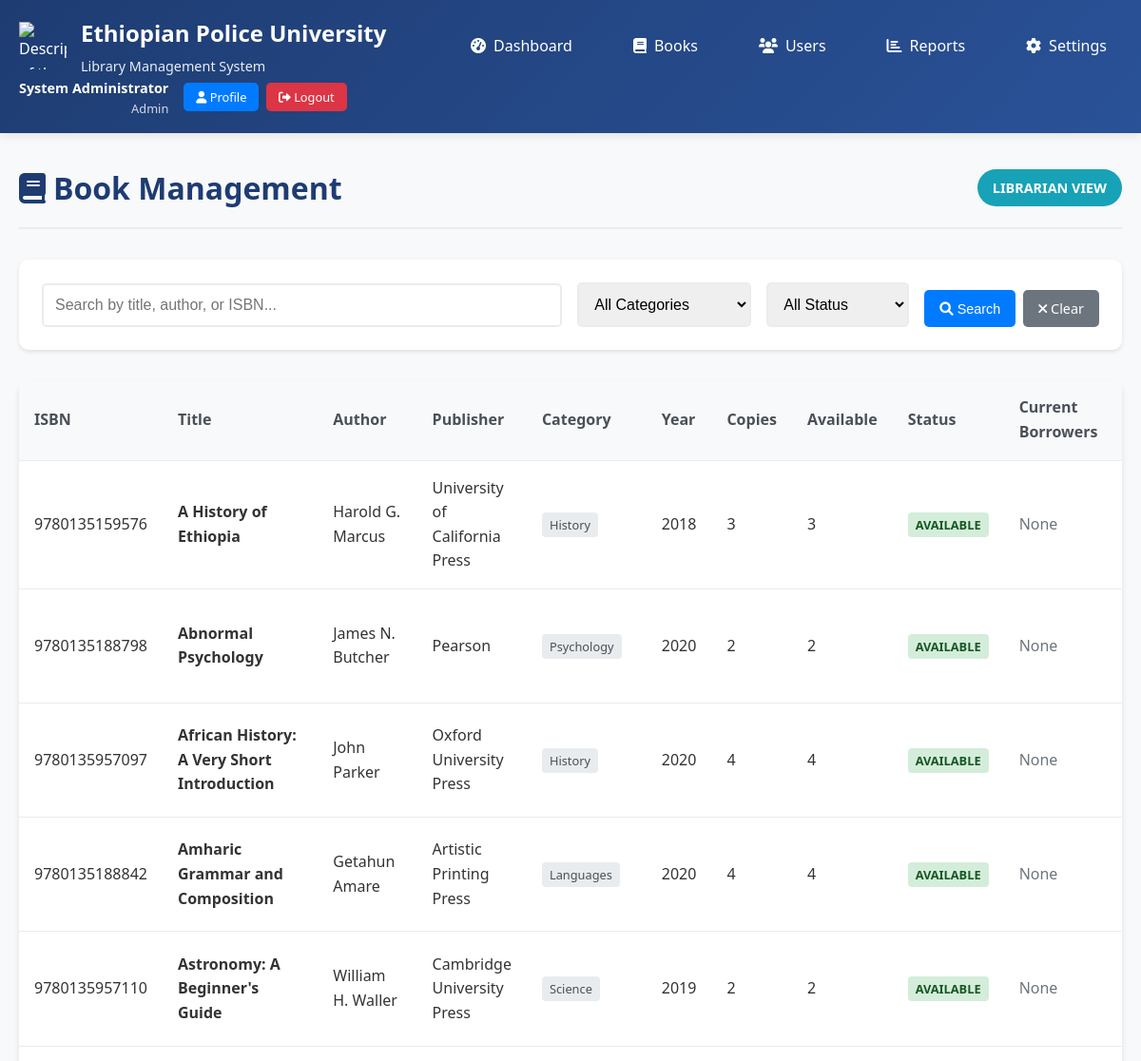
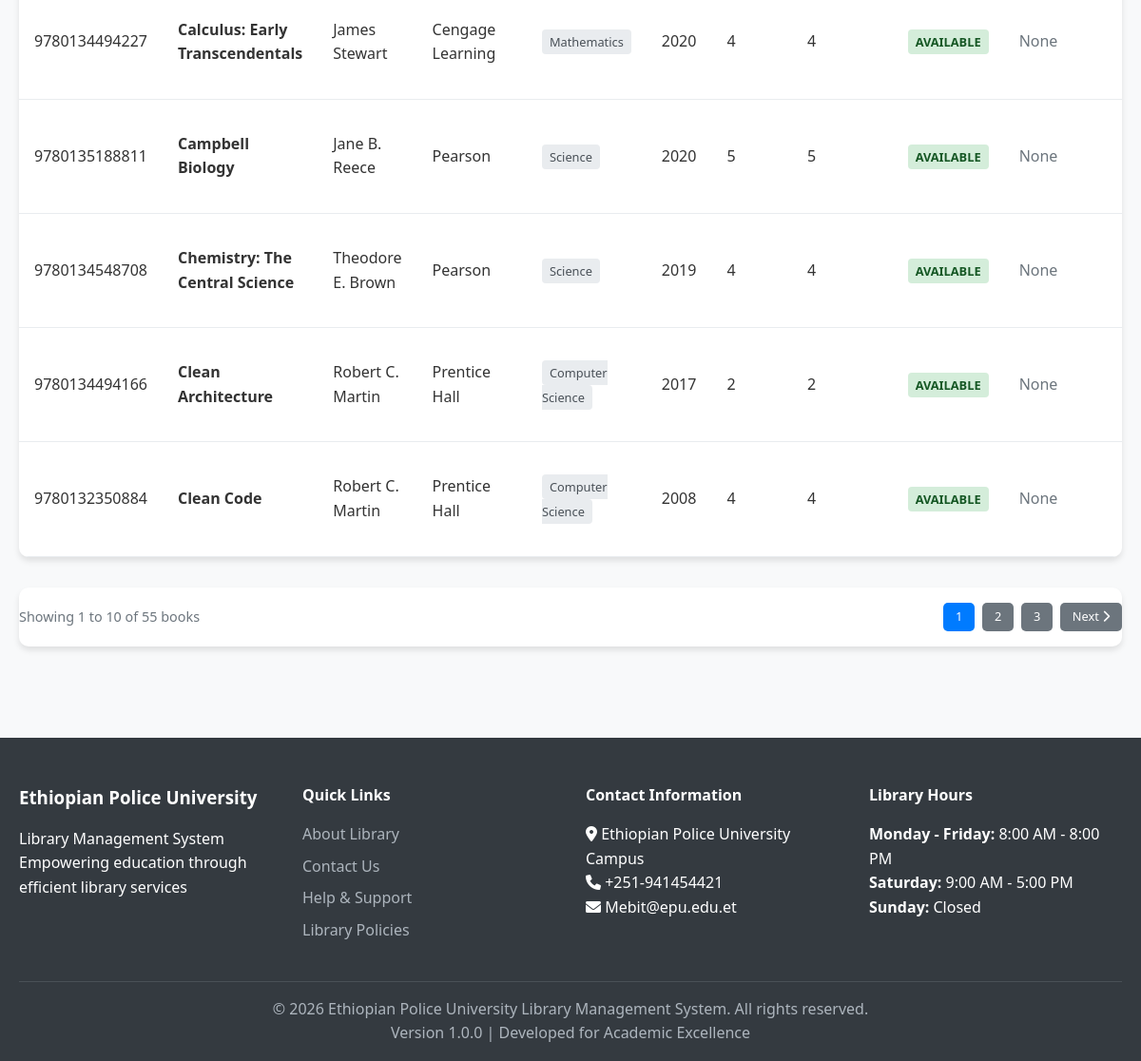
Page /books.php (signed in) on the committed database (2 pictures, top to bottom).
### tables this page shows
CREATE TABLE books (
    book_id INT PRIMARY KEY AUTO_INCREMENT,
    isbn VARCHAR(13) UNIQUE NOT NULL,
    title VARCHAR(200) NOT NULL,
    author VARCHAR(100) NOT NULL,
    publisher VARCHAR(100) NOT NULL,
    category_id INT NOT NULL,
    publication_year YEAR,
    total_copies INT DEFAULT 1,
    available_copies INT DEFAULT 1,
    status ENUM('available', 'borrowed', 'maintenance') DEFAULT 'available',
    created_at TIMESTAMP DEFAULT CURRENT_TIMESTAMP,
    updated_at TIMESTAMP DEFAULT CURRENT_TIMESTAMP ON UPDATE CURRENT_TIMESTAMP,
    FOREIGN KEY (category_id) REFERENCES categories(category_id) ON DELETE RESTRICT,
    INDEX idx_isbn (isbn),
    INDEX idx_title (title),
    INDEX idx_author (author),
    INDEX idx_category (category_id),
    INDEX idx_status (status)
);

CREATE TABLE categories (
    category_id INT PRIMARY KEY AUTO_INCREMENT,
    category_name VARCHAR(50) UNIQUE NOT NULL,
    description TEXT,
    created_at TIMESTAMP DEFAULT CURRENT_TIMESTAMP,
    updated_at TIMESTAMP DEFAULT CURRENT_TIMESTAMP ON UPDATE CURRENT_TIMESTAMP
);

### config.php (called while the page is built, shortened)
<?php
function get_db_connection() {
    static $pdo = null;
    if ($pdo === null) {
        try {
            $dsn = "mysql:host=" . DB_HOST . ";dbname=" . DB_NAME . ";charset=" . DB_CHARSET;
            $options = [
                PDO::ATTR_ERRMODE => PDO::ERRMODE_EXCEPTION,
                PDO::ATTR_DEFAULT_FETCH_MODE => PDO::FETCH_ASSOC,
                PDO::ATTR_EMULATE_PREPARES => false,
                PDO::MYSQL_ATTR_INIT_COMMAND => "SET NAMES " . DB_CHARSET
            ];
            $pdo = new PDO($dsn, DB_USER, DB_PASS, $options);
        } catch (PDOException $e) {
            error_log("Database connection failed: " . $e->getMessage());
            die("Database connection failed. Please try again later.");
        }
    }
    return $pdo;
}
function execute_query($sql, $params = []) {
    try {
        $pdo = get_db_connection();
        $stmt = $pdo->prepare($sql);
        $stmt->execute($params);
        return $stmt;
    } catch (PDOException $e) {
        error_log("Query execution failed: " . $e->getMessage());
        throw new Exception("Database operation failed");
    }
}
function sanitize_input($data) {
    $data = trim($data);
    $data = stripslashes($data);
    $data = htmlspecialchars($data, ENT_QUOTES, 'UTF-8');
    return $data;
}
?>

### books.php (the view, shortened to what this page needs)
<?php
require_once '../includes/config.php';
$search = sanitize_input($_GET['search'] ?? '');
$category_filter = (int)($_GET['category'] ?? 0);
$status_filter = sanitize_input($_GET['status'] ?? '');
$page = max(1, (int)($_GET['page'] ?? 1));
$per_page = 10;
$offset = ($page - 1) * $per_page;
$where_conditions = [];
$params = [];
$where_clause = !empty($where_conditions) ? 'WHERE ' . implode(' AND ', $where_conditions) : '';
$count_sql = "SELECT COUNT(*) as total FROM books b $where_clause";
$count_result = execute_query($count_sql, $params);
$total_books = $count_result->fetch()['total'];
$total_pages = ceil($total_books / $per_page);
$sql = "SELECT b.*, c.category_name,
               (SELECT COUNT(*) FROM borrow_records br WHERE br.book_id = b.book_id AND br.return_date IS NULL) as currently_borrowed,
               (SELECT GROUP_CONCAT(CONCAT(u.full_name, ' (', u.id_number, ')') SEPARATOR ', ')
                FROM borrow_records br
                JOIN users u ON br.user_id = u.user_id
                WHERE br.book_id = b.book_id AND br.return_date IS NULL) as borrower_info
        FROM books b
        JOIN categories c ON b.category_id = c.category_id
        $where_clause
        ORDER BY b.title ASC
        LIMIT $per_page OFFSET $offset";
$books_result = execute_query($sql, $params);
$books = $books_result->fetchAll();
include '../includes/header.php';
?>
<div class="container">
    <div class="page-header">
        <h1><i class="fas fa-book"></i> Book Management</h1>
        <div class="header-info">
            <span class="role-badge">Librarian View</span>
        </div>
    </div>
    <div class="search-section">
        <form method="GET" class="search-form">
            <div class="search-row">
                <div class="search-input-group">
                    <input type="text" name="search" placeholder="Search by title, author, or ISBN..."
                           value="<?php echo htmlspecialchars($search); ?>" class="form-control">
                </div>
                <div class="filter-group">
                    <select name="category" class="form-control">
                        <option value="">All Categories</option>
                    </select>
                </div>
                <div class="filter-group">
                    <select name="status" class="form-control">
                        <option value="">All Status</option>
                    </select>
                </div>
                <div class="search-buttons">
                    <button type="submit" class="btn btn-primary">
                        <i class="fas fa-search"></i> Search
                    </button>
                    <a href="books.php" class="btn btn-secondary">
                        <i class="fas fa-times"></i> Clear
                    </a>
                </div>
            </div>
        </form>
    </div>
    <div class="table-container">
        <table class="table">
            <thead>
                <tr>
                    <th>ISBN</th>
                    <th>Title</th>
                    <th>Author</th>
                    <th>Publisher</th>
                    <th>Category</th>
                    <th>Year</th>
                    <th>Copies</th>
                    <th>Available</th>
                    <th>Status</th>
                    <th>Current Borrowers</th>
                    <th>Actions</th>
                </tr>
            </thead>
            <tbody>
                <?php if (empty($books)): ?>
                    <tr>
                        <td colspan="11" class="text-center">
                            <i class="fas fa-book-open"></i>
                            No books found. <?php echo !empty($search) || $category_filter > 0 || !empty($status_filter) ? 'Try adjusting your search criteria.' : 'No books available.'; ?>
                        </td>
                    </tr>
                <?php else: ?>
                    <?php foreach ($books as $book): ?>
                        <tr>
                            <td><?php echo htmlspecialchars($book['isbn']); ?></td>
                            <td>
                                <strong><?php echo htmlspecialchars($book['title']); ?></strong>
                            </td>
                            <td><?php echo htmlspecialchars($book['author']); ?></td>
                            <td><?php echo htmlspecialchars($book['publisher']); ?></td>
                            <td>
                                <span class="category-badge">
                                    <?php echo htmlspecialchars($book['category_name']); ?>
                                </span>
                            </td>
                            <td><?php echo $book['publication_year']; ?></td>
                            <td><?php echo $book['total_copies']; ?></td>
                            <td><?php echo $book['available_copies']; ?></td>
                            <td>
                                <?php if ($book['status'] === 'available'): ?>
                                    <span class="status-badge status-available">Available</span>
                                <?php elseif ($book['status'] === 'borrowed'): ?>
                                    <span class="status-badge status-borrowed">Borrowed</span>
                                <?php else: ?>
                                    <span class="status-badge status-maintenance">Maintenance</span>
                                <?php endif; ?>
                            </td>
                            <td>
                                <?php if ($book['borrower_info']): ?>
                                    <small class="borrower-info">
                                        <?php echo htmlspecialchars($book['borrower_info']); ?>
                                    </small>
                                <?php else: ?>
                                    <span class="text-muted">None</span>
                                <?php endif; ?>
                            </td>
                            <td>
                            </td>
                        </tr>
                    <?php endforeach; ?>
                <?php endif; ?>
            </tbody>
        </table>
    </div>
    <?php if ($total_pages > 1): ?>
        <div class="pagination-container">
            <div class="pagination-info">
                Showing <?php echo $offset + 1; ?> to <?php echo min($offset + $per_page, $total_books); ?>
                of <?php echo $total_books; ?> books
            </div>
            <div class="pagination">
                <?php for ($i = max(1, $page - 2); $i <= min($total_pages, $page + 2); $i++): ?>
                    <a href="?page=<?php echo $i; ?>&search=<?php echo urlencode($search); ?>&category=<?php echo $category_filter; ?>&status=<?php echo urlencode($status_filter); ?>"
                       class="btn btn-sm <?php echo $i == $page ? 'btn-primary' : 'btn-secondary'; ?>">
                        <?php echo $i; ?>
                    </a>
                <?php endfor; ?>
                <?php if ($page < $total_pages): ?>
                    <a href="?page=<?php echo $page + 1; ?>&search=<?php echo urlencode($search); ?>&category=<?php echo $category_filter; ?>&status=<?php echo urlencode($status_filter); ?>"
                       class="btn btn-sm btn-secondary">
                        Next <i class="fas fa-chevron-right"></i>
                    </a>
                <?php endif; ?>
            </div>
        </div>
    <?php endif; ?>
</div>
<?php include '../includes/footer.php'; ?>

### rows in the picture
books: isbn "9780135159576", title "A History of Ethiopia", author "Harold G. Marcus", publisher "University of California Press", category.category_name "History", publication_year "2018", total_copies "3", available_copies "3", status "AVAILABLE"
books: isbn "9780135188798", title "Abnormal Psychology", author "James N. Butcher", publisher "Pearson", category.category_name "Psychology", publication_year "2020", total_copies "2", available_copies "2", status "AVAILABLE"
books: isbn "9780135957097", title "African History: A Very Short Introduction", author "John Parker", publisher "Oxford University Press", category.category_name "History", publication_year "2020", total_copies "4", available_copies "4", status "AVAILABLE"
books: isbn "9780135188842", title "Amharic Grammar and Composition", author "Getahun Amare", publisher "Artistic Printing Press", category.category_name "Languages", publication_year "2020", total_copies "4", available_copies "4", status "AVAILABLE"
books: isbn "9780135957110", title "Astronomy: A Beginner's Guide", author "William H. Waller", publisher "Cambridge University Press", category.category_name "Science", publication_year "2019", total_copies "2", available_copies "2", status "AVAILABLE"
books: isbn "9780134494227", title "Calculus: Early Transcendentals", author "James Stewart", publisher "Cengage Learning", category.category_name "Mathematics", publication_year "2020", total_copies "4", available_copies "4", status "AVAILABLE"
books: isbn "9780135188811", title "Campbell Biology", author "Jane B. Reece", publisher "Pearson", category.category_name "Science", publication_year "2020", total_copies "5", available_copies "5", status "AVAILABLE"
books: isbn "9780134548708", title "Chemistry: The Central Science", author "Theodore E. Brown", publisher "Pearson", category.category_name "Science", publication_year "2019", total_copies "4", available_copies "4", status "AVAILABLE"
books: isbn "9780134494166", title "Clean Architecture", author "Robert C. Martin", publisher "Prentice Hall", category.category_name "Computer Science", publication_year "2017", total_copies "2", available_copies "2", status "AVAILABLE"
books: isbn "9780132350884", title "Clean Code", author "Robert C. Martin", publisher "Prentice Hall", category.category_name "Computer Science", publication_year "2008", total_copies "4", available_copies "4", status "AVAILABLE"

### other values in the picture
$current_user['full_name'] "System Administrator"
$current_user['role'] "Admin"
$offset + 1 "1"
min($offset + $per_page, $total_books) "10"
$total_books "55"
APP_VERSION "1.0.0"
